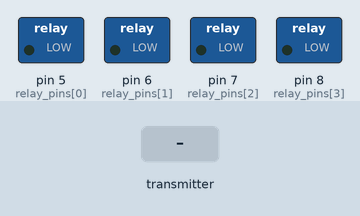
A sketch run on a simulated Arduino Uno, built with avr-gcc and run on an emulated ATmega328P. Shown: switched loads named in the sketch (green lamp = pin HIGH). Inputs (shaded band) come from the test bench. No radio packets arrive unless stated.

Above: at 1.2 s.
1.3 s: the transmitter starts sending data = 255
At 2.2 s:
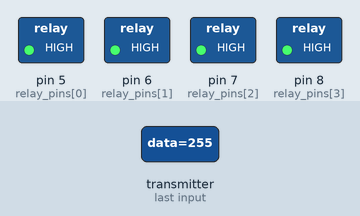
2.8 s: the transmitter starts sending data = 0
At 3.3 s:
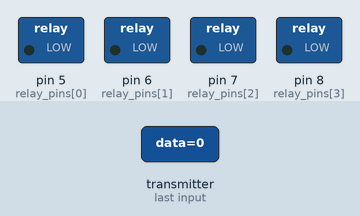
Timing chart, 0 to 5.8 s (numbered marks = the images above; inputs shaded):
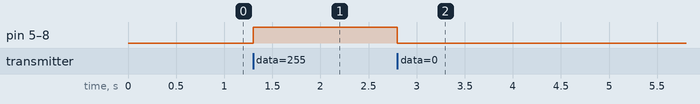

The sketch:

smart-power-strip.ino
```cpp
/**
 * Reciever Code: Waits for input from the transmitter to
 * know which relay to turn on.
 *
 * @author Joshua Rasmussen <joshrasmussen34@gmail.com>
 */

/**
 * The protocol:
 *
 * Each bit in a byte represents the relay state
 *
 * Example: (0x0B)
 *
 * We want the 4th, 2nd and 1st relay on
 */

#include <SPI.h>
#include <nRF24L01.h>
#include <RF24.h>

RF24 radio(10, 9); // CE, CSN

// This is the agreed upon address to transmit back and forth
const byte address[6] = "000001";

int relay_pins[] = {5, 6, 7, 8};
int relay_state = 0;

void setState(byte state) {
  for (int i = 0; i < sizeof(relay_pins) / sizeof(relay_pins[0]); i++) {
    int val = (state >> i & 0x01);
    digitalWrite(relay_pins[i], val);
  }
}

void setup() {
  for (int i = 0; i < sizeof(relay_pins) / sizeof(relay_pins[0]); i++) {
    pinMode(relay_pins[i], OUTPUT);
  }

  radio.begin();
  radio.openReadingPipe(0, address);

  // We can change this later when we start sending longer distances.
  radio.setPALevel(RF24_PA_HIGH);

  radio.startListening();
}

void loop() {
  if (radio.available()) {
    byte data;
    radio.read(&data, sizeof(data));
    setState(data);
  }
}
```

Measured:
- after the input at 1.3 s, pin 5 (relay_pins[0]), pin 6 (relay_pins[1]), pin 7 (relay_pins[2]), pin 8 (relay_pins[3]): LOW → HIGH at once
- after the input at 2.8 s, pin 5 (relay_pins[0]), pin 6 (relay_pins[1]), pin 7 (relay_pins[2]), pin 8 (relay_pins[3]): HIGH → LOW at once
